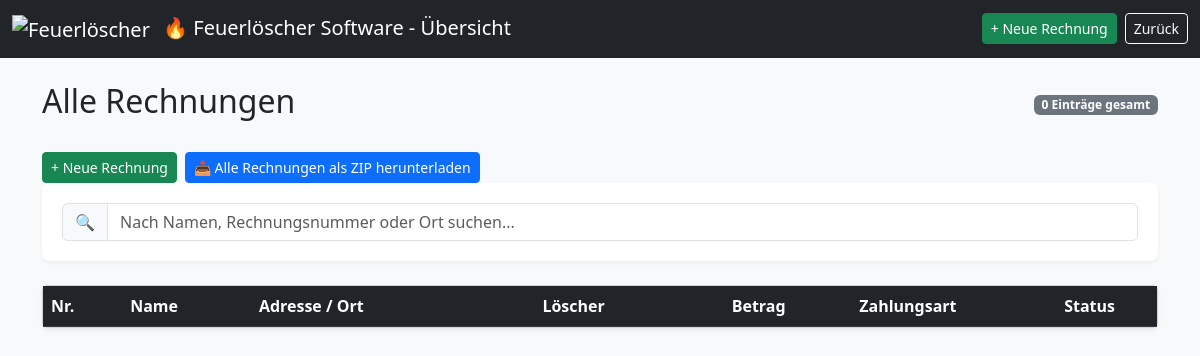
Page /rechnungen_anzeigen.php (signed in) on the earlier database version.
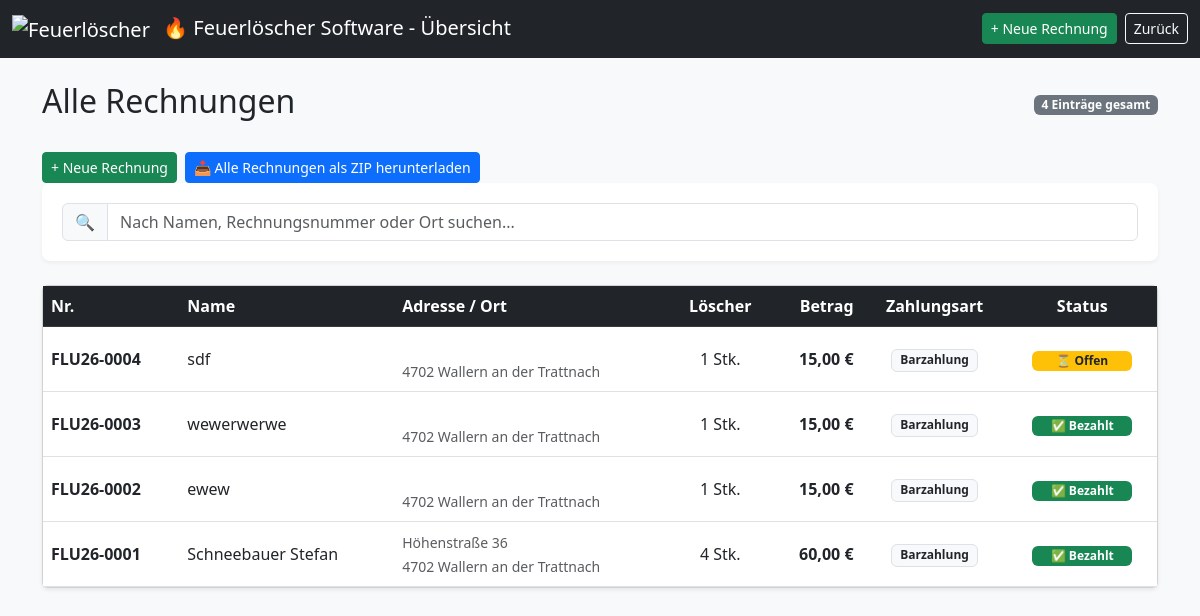
Same page on the later database version.
### tables this page shows
CREATE TABLE rechnungen (
    id INTEGER PRIMARY KEY AUTOINCREMENT,
    anrede TEXT,                         -- Herr, Frau, Firma, etc.
    name TEXT,
    adresse TEXT,
    plz TEXT,
    ort TEXT,
    anzahl_loescher INTEGER,
    preis_pro_loescher REAL,
    zeitstempel_erstellung TEXT,
    rechnung_gedruckt INTEGER DEFAULT 0,
    zeitstempel_gedruckt TEXT,
    rechnungsnummer TEXT,
    zahlungsart TEXT DEFAULT 'Barzahlung',  -- Barzahlung, Kartenzahlung, SumUp
    bezahlt INTEGER DEFAULT 0 ,            -- 0 = nicht bezahlt, 1 = bezahlt
    sumup_transaction_id TEXT,
    sumup_status TEXT
);

### rechnungen_anzeigen.php (the view, shortened to what this page needs)
<?php
$db = getDB();
$query = "SELECT * FROM rechnungen ORDER BY zeitstempel_erstellung DESC";
$result = $db->query($query);
$rechnungen = [];
while ($row = $result->fetchArray(SQLITE3_ASSOC)) {
    $rechnungen[] = $row;
}
?>
<!DOCTYPE html>
<html lang="de">
<head>
    <link href="https://cdn.jsdelivr.net/npm/bootstrap@5.3.0/dist/css/bootstrap.min.css" rel="stylesheet">
</head>
<body class="bg-light">
<nav class="navbar navbar-expand-lg navbar-dark bg-dark">
    <div class="container-fluid">
        <span class="navbar-brand">
            <img src="./images/Feuerlöscher.ico" alt="Feuerlöscher" width="24" height="24" class="me-2">
            &#128293; Feuerlöscher Software - Übersicht
        </span>
        <div class="d-flex gap-2">
            <a href="rechnung.php" class="btn btn-success btn-sm">+ Neue Rechnung</a>
            <a href="index.php" class="btn btn-outline-light btn-sm">Zurück</a>
        </div>
    </div>
</nav>
<div class="container mt-4">
    <div class="d-flex justify-content-between align-items-center mb-4">
        <h2>Alle Rechnungen</h2>
        <span class="badge bg-secondary"><?= count($rechnungen) ?> Einträge gesamt</span>
    </div>
    <div class="d-flex gap-2">
        <a href="rechnung.php" class="btn btn-success btn-sm">+ Neue Rechnung</a>
        <a href="rechnungen_download_zip.php" class="btn btn-primary btn-sm">
            &#128229; Alle Rechnungen als ZIP herunterladen
        </a>
    </div>
    <div class="search-container mb-4">
        <div class="input-group">
            <span class="input-group-text">&#128269;</span>
            <input type="text" id="tableSearch" class="form-control" placeholder="Nach Namen, Rechnungsnummer oder Ort suchen...">
        </div>
    </div>
    <div class="card shadow-sm">
        <div class="table-responsive">
            <table class="table table-hover align-middle mb-0" id="rechnungsTabelle">
                <thead class="table-dark">
                    <tr>
                        <th>Nr.</th>
                        <th>Name</th>
                        <th>Adresse / Ort</th>
                        <th class="text-center">Löscher</th>
                        <th class="text-end">Betrag</th>
                        <th class="text-center">Zahlungsart</th>
                        <th class="text-center">Status</th>
                    </tr>
                </thead>
                <tbody>
                    <?php foreach ($rechnungen as $r):
                        $gesamt = $r['anzahl_loescher'] * $r['preis_pro_loescher'];
                    ?>
                    <tr onclick="window.location.href='rechnung.php?id=<?= $r['id'] ?>'">
                        <td class="fw-bold"><?= htmlspecialchars($r['rechnungsnummer']) ?></td>
                        <td><?= htmlspecialchars($r['name']) ?></td>
                        <td>
                            <small class="text-muted">
                                <?= htmlspecialchars($r['adresse']) ?><br>
                                <?= htmlspecialchars($r['plz']) ?> <?= htmlspecialchars($r['ort']) ?>
                            </small>
                        </td>
                        <td class="text-center"><?= $r['anzahl_loescher'] ?> Stk.</td>
                        <td class="text-end fw-bold"><?= number_format($gesamt, 2, ',', '.') ?> €</td>
                        <td class="text-center">
                            <span class="badge border text-dark bg-light"><?= htmlspecialchars($r['zahlungsart']) ?></span>
                        </td>
                        <td class="text-center">
                            <?php if ($r['bezahlt']): ?>
                                <span class="badge bg-success status-badge">&#9989; Bezahlt</span>
                            <?php else: ?>
                                <span class="badge bg-warning text-dark status-badge">&#9203; Offen</span>
                            <?php endif; ?>
                        </td>
                    </tr>
                    <?php endforeach; ?>
                </tbody>
            </table>
        </div>
    </div>
</div>
</body>
</html>

### rechnungen_anzeigen.php (style rules this page uses)
.table-hover tbody tr { cursor: pointer; transition: background 0.2s; }
.status-badge { width: 100px; }
.search-container { background: #fff; padding: 20px; border-radius: 8px; box-shadow: 0 2px 4px rgba(0,0,0,0.05); }

Differences in the rows shown:
added rechnungen: rechnungsnummer "FLU26-0004", name "sdf", plz "4702", ort "Wallern an der Trattnach", anzahl_loescher "1", gesamt "15,00", zahlungsart "Barzahlung", bezahlt "⏳ Offen"
added rechnungen: rechnungsnummer "FLU26-0003", name "wewerwerwe", plz "4702", ort "Wallern an der Trattnach", anzahl_loescher "1", gesamt "15,00", zahlungsart "Barzahlung", bezahlt "✅ Bezahlt"
added rechnungen: rechnungsnummer "FLU26-0002", name "ewew", plz "4702", ort "Wallern an der Trattnach", anzahl_loescher "1", gesamt "15,00", zahlungsart "Barzahlung", bezahlt "✅ Bezahlt"
added rechnungen: rechnungsnummer "FLU26-0001", name "Schneebauer Stefan", adresse "Höhenstraße 36", plz "4702", ort "Wallern an der Trattnach", anzahl_loescher "4", gesamt "60,00", zahlungsart "Barzahlung", bezahlt "✅ Bezahlt"
Other differences:
count($rechnungen): "0" → "4"
